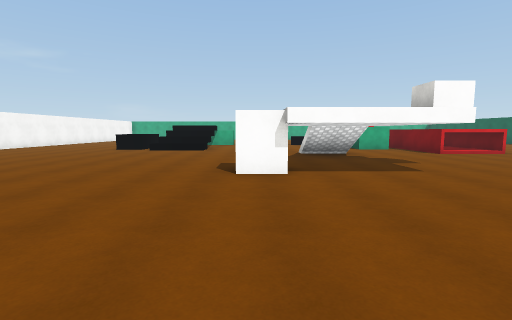
View 1 (above)

23 first-person views from a walk through a scene from a Unity 3-D project. The camera is 1.5 m above the floor, tilts 6° down and sees 85° across. The floor is counted in squares, 2 m on a side. Each view is taken from the middle of a square. On the plan, view 1 faces up. The plan holds only what a view shows up to about 10 squares ahead; the rest is blank. The place goes on beyond the plan. The player character is not drawn. Surface patterns are stand-ins for the level's own textures.

View 2
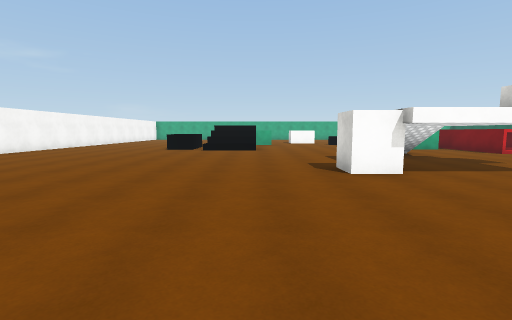

View 3
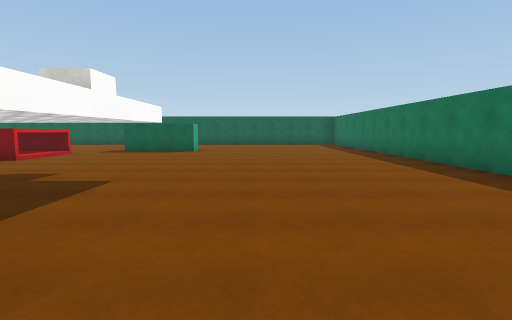

View 4
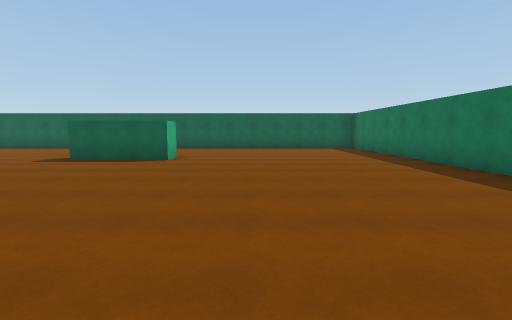

View 5
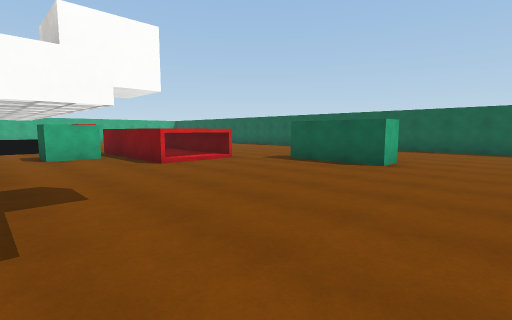

View 6
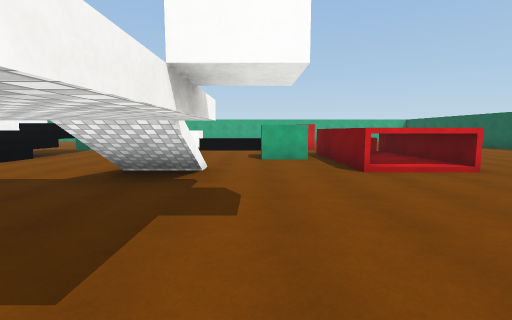

View 7
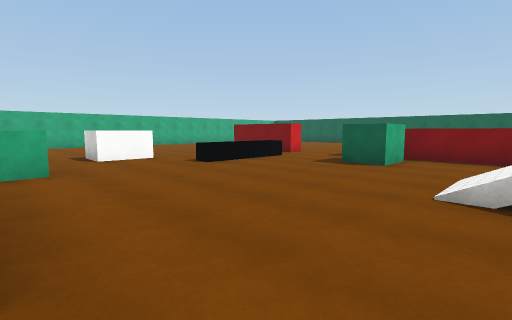

View 8
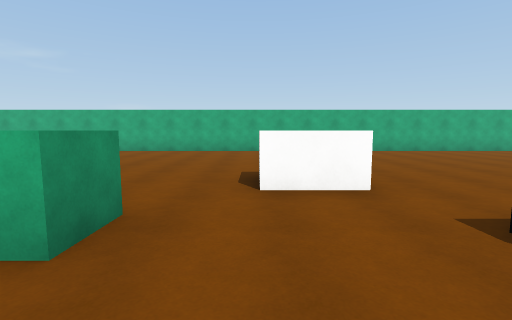

View 9
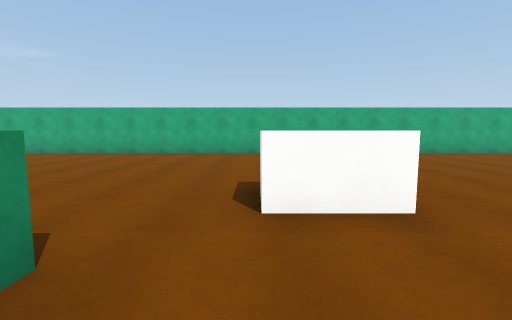

View 10
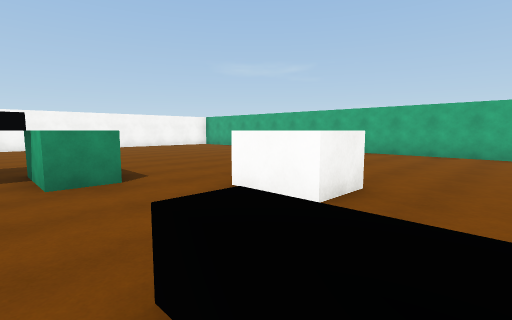

View 11
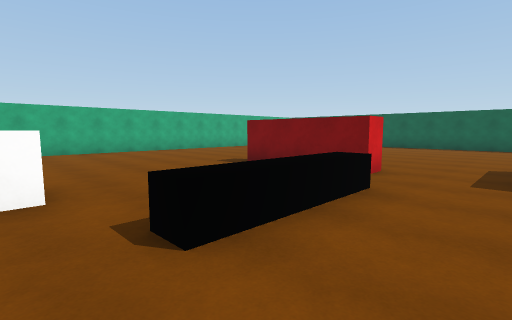

View 12
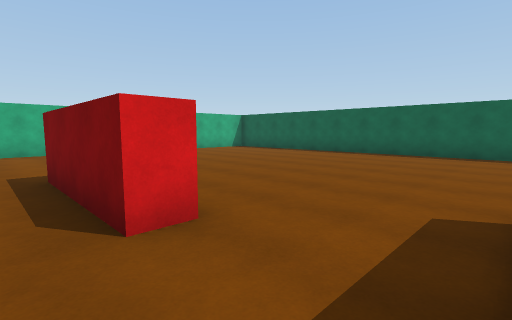

View 13
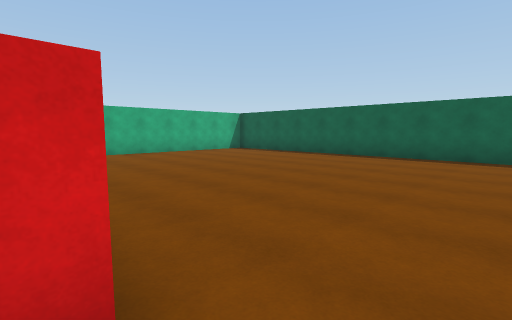

View 14
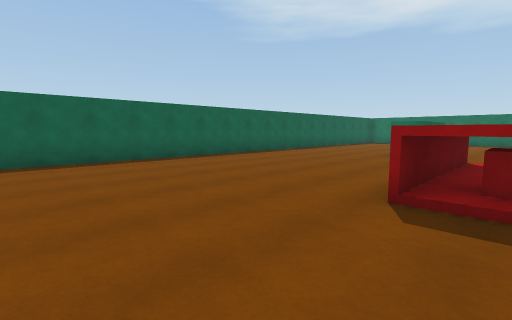

View 15
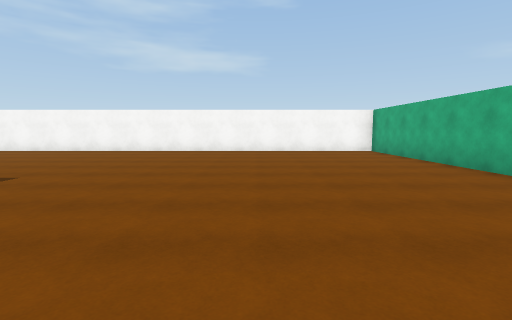

View 16
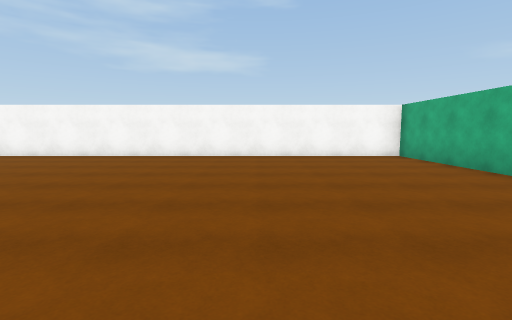

View 17
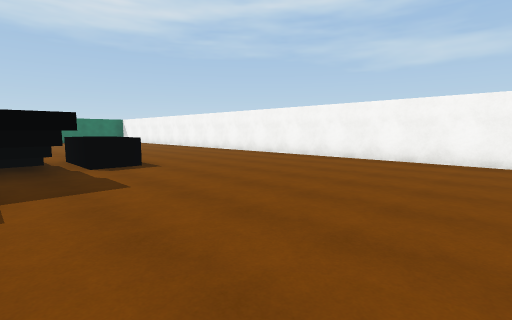

View 18
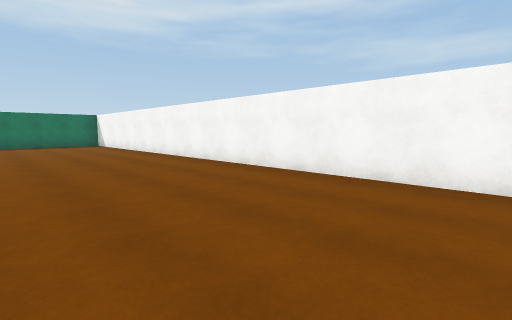

View 19
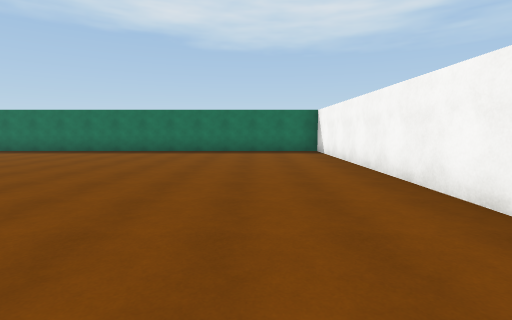

View 20
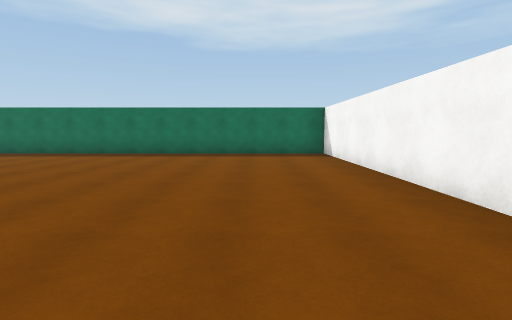

View 21
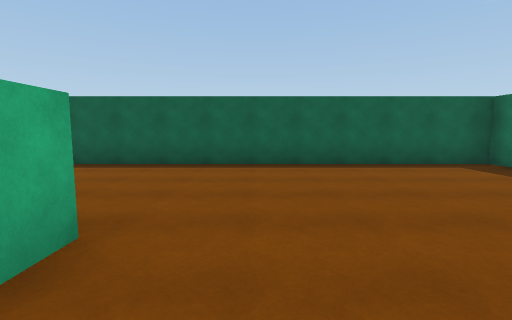

View 22
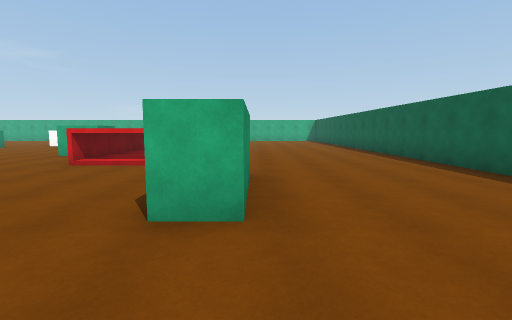

View 23
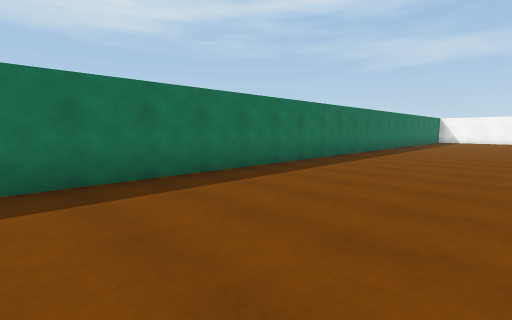

### Floor plan
Key: @ floor where view 1 was taken; # wall or solid block; . main floor; : floor 2 m higher than the main floor; / step, stairs or slope; = window, fence, low wall or low ledge; ^ raised ledge; v drop or lower ground; O other object.
Columns run from 11 left of view 1 to 15 right of it. Each row starts with its distance up from view 1.
 24 #######################
 23 #......................
 22 #.......................
 21 #........................
 20 #.........................#
 19 #.........................#
 18 #.........................#
 17 #..........OO....#........#
 16 #................#........#
 15 #........O...^^^.#........#
 14 #......::v................#
 13 #.....^///.......###......#
 12 #.....^//=......O###......#
 11 #.....^///.......###......#
 10 #................###......#
  9 #............//..###......#
  8 #............  ...........#
  7 #...................##....#
  6 #...................##....#
  5 #..........O..............#
  4 #.........................#
  3 #.........................#
  2 #.........................#
  1 #.........................#
  0 #..........@..............#
 -1 #.........................#
 -2 ###########################

Positions as (right, up) in squares from view 1, and headings:
1: (0, 0), facing up
2: (-2, 0), facing up
3: (-1, 3), facing right
4: (2, 3), facing right
5: (3, 3), facing up-right
6: (4, 4), facing up
7: (-2, 9), facing up-right
8: (0, 13), facing up
9: (0, 14), facing up
10: (3, 14), facing up-left
11: (1, 13), facing up-right
12: (5, 13), facing up-right
13: (6, 14), facing up-right
14: (7, 16), facing down-right
15: (0, 19), facing left
16: (-2, 19), facing left
17: (-3, 19), facing down-left
18: (-6, 14), facing down-left
19: (-8, 9), facing down
20: (-8, 8), facing down
21: (8, 4), facing right
22: (10, 3), facing up
23: (10, 3), facing down-left
